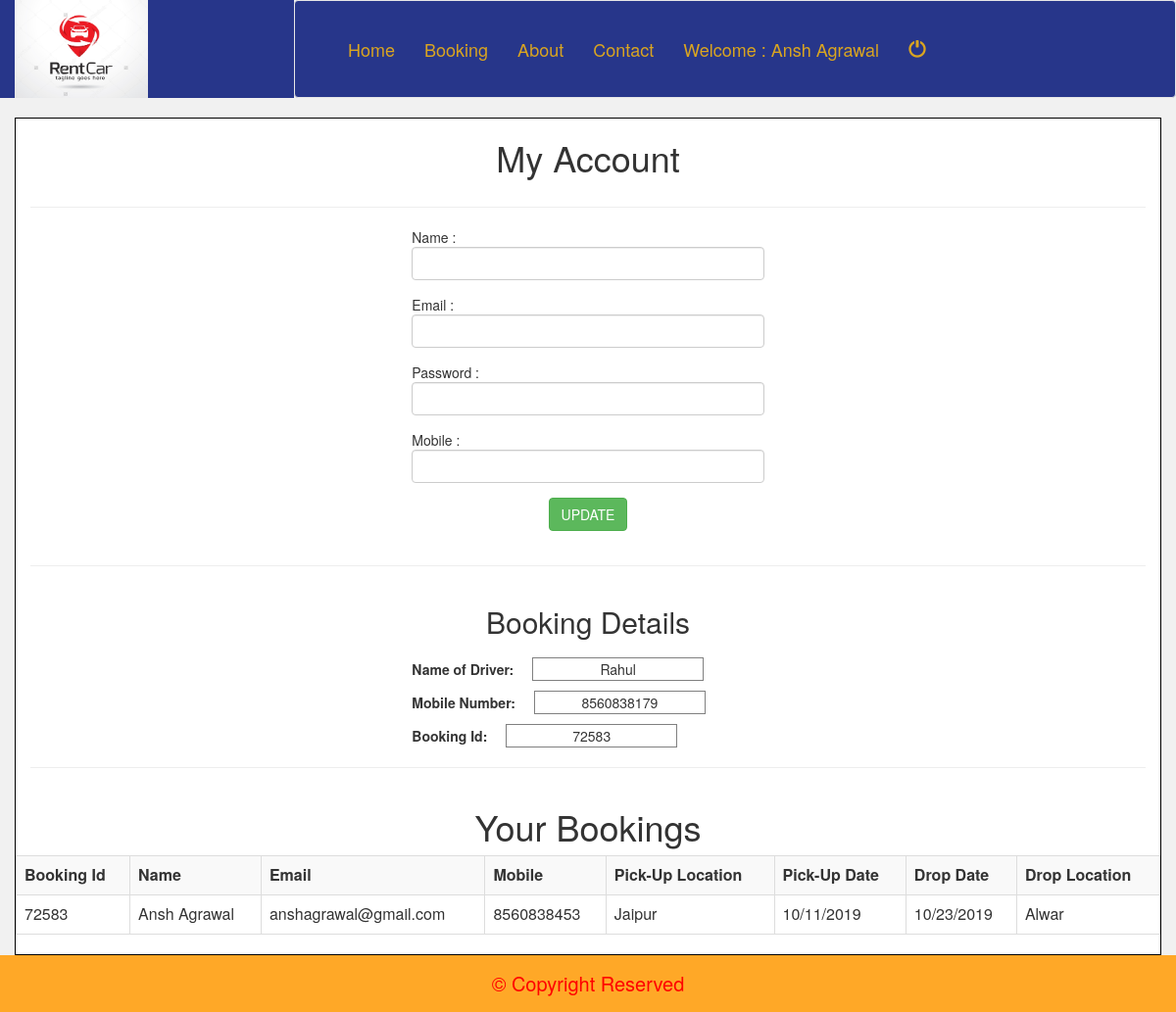
/user_profile.php (signed in), run on the app's committed database.
### tables this page shows
CREATE TABLE IF NOT EXISTS `userdetails` (
  `id` int(20) NOT NULL AUTO_INCREMENT,
  `name` varchar(255) NOT NULL,
  `email` varchar(255) NOT NULL,
  `mobile` bigint(15) NOT NULL,
  `password` varchar(255) NOT NULL,
  PRIMARY KEY (`id`)
);

CREATE TABLE IF NOT EXISTS `driver_details` (
  `id` int(10) NOT NULL AUTO_INCREMENT,
  `Name` varchar(20) NOT NULL,
  `Mobile` bigint(15) NOT NULL,
  PRIMARY KEY (`id`)
);

CREATE TABLE IF NOT EXISTS `user_journey` (
  `id` int(20) NOT NULL AUTO_INCREMENT,
  `booking_id` int(10) NOT NULL,
  `name` varchar(100) NOT NULL,
  `email` varchar(150) NOT NULL,
  `mobile` bigint(15) NOT NULL,
  `address` varchar(255) NOT NULL,
  `pick_date` varchar(20) NOT NULL,
  `drop_date` varchar(20) NOT NULL,
  `card_number` bigint(15) NOT NULL,
  `CVV` int(5) NOT NULL,
  `expire` date NOT NULL,
  `Drop_location` varchar(255) NOT NULL,
  PRIMARY KEY (`id`)
);

### user_profile.php (the view, shortened to what this page needs)
<?php
    include('header.php');
    include('connect.php');
$id = $_REQUEST['id'];
        $sql = "select * from userdetails where id = '$id'";
        $run = mysqli_query($conn, $sql);
        $data = mysqli_fetch_array($run);
    if(isset($_SESSION['user'])){
?>
<div class="container" style="background-color: white; border: 1px solid black;">
    <div class="row">
        <center><h1>My Account</h1></center>
    </div><hr>
    <div class="row">
           <div class="col-md-4">
            </div>
            <div class="col-md-4">
               <form action="" method="post">
                <div class="form-group">
                    <lable>Name : </lable>
                    <input type="text" class="form-control" value="<?php echo $data['name'];  ?>" name="name">
                </div>
                <div class="form-group">
                    <lable>Email : </lable>
                    <input type="email" class="form-control" value="<?php echo $data['email'];  ?>" name="email">
                </div>
                <div class="form-group">
                    <lable>Password : </lable>
                    <input type="text" class="form-control" value="<?php echo $data['password'];  ?>" name="password">
                </div>
                <div class="form-group">
                    <lable>Mobile : </lable>
                    <input type="number" class="form-control" value="<?php echo $data['mobile'];  ?>" name="mobile">
                </div>
                <div class="form-group">
                    <center><input type="submit" class="btn btn-success" value="UPDATE" name="update"></center>
                </div>
            </form></div>
            <div class="col-md-4"></div>
    </div><hr>
    <div class="row">
           <?php
            $driver_sql = "select * from driver_details";
            $driver_run = mysqli_query($conn, $driver_sql);
            $driver_data = mysqli_fetch_array($driver_run);
        ?><center><h2>Booking Details</h2></center>
           <div class="col-md-4">
        </div>
        <div class="col-md-4">
            <lable><b>Name of Driver:  </b><input id="driver" type="text" value="<?php echo $driver_data['Name']; ?>" readonly></lable><br>
            <lable><b>Mobile Number:  </b><input id="driver1" type="text" value="<?php echo $driver_data['Mobile']; ?>" readonly></lable><br>
            <?php
            $sql_fetch = "select * from user_journey where email = '".$_SESSION['user']."' AND card_number <> 0 order by id desc limit 1 ";
            $run_fetch = mysqli_query($conn, $sql_fetch);
            while($data_fetch = mysqli_fetch_array($run_fetch)){
        ?>
            <lable><b>Booking Id:  </b><input id="driver2" type="text" name="booking_id" value="<?php echo $data_fetch['booking_id']; ?>" readonly></lable>
        </div>
        <div class="col-md-4"></div>
    </div><hr>
    <div class="row">
        <center><h1>Your Bookings</h1></center>
        <table class="table table-bordered table-hover table-striped">
           <th>Booking Id</th>
            <th>
                Name
            </th><th>
                Email
            </th><th>
                Mobile
            </th><th>
                Pick-Up Location
            </th><th>
                Pick-Up Date
            </th><th>
                Drop Date
            </th>
            <th>Drop Location</th>
            <tr><td><?php echo $data_fetch['booking_id']; ?></td>
                <td><?php echo $data_fetch['name']; ?></td>
                <td><?php echo $data_fetch['email']; ?></td>
                <td><?php echo $data_fetch['mobile']; ?></td>
                <td><?php echo $data_fetch['address']; ?></td>
                <td><?php echo $data_fetch['pick_date']; ?></td>
                <td><?php echo $data_fetch['drop_date']; ?></td>
                <td><?php echo $data_fetch['Drop_location']; ?></td>
            </tr>
                <?php } ?>
        </table>
    </div>
</div>
<?php
    include('footer.php');
    }
else{
    echo "<script>
            alert('Please login First');
            window.location.href = 'UserDetails.php';
        </script>";
}
?>

### header.php (shortened to what this page needs)
  <html>
   <head>
     <link rel="stylesheet" href="https://use.fontawesome.com/releases/v5.8.2/css/all.css">
  <link rel="stylesheet" href="https://maxcdn.bootstrapcdn.com/bootstrap/3.3.7/css/bootstrap.min.css">
       <link rel="stylesheet" type="text/css" href="https://cdnjs.cloudflare.com/ajax/libs/animate.css/3.7.0/animate.min.css">
       <link rel="stylesheet" href="jquery-ui-1.12.1/jquery-ui.css">
       <link rel="stylesheet" href="jquery-ui-1.12.1/jquery-ui.structure.css">
       <link rel="stylesheet" href="jquery-ui-1.12.1/jquery-ui.theme.css">
<link rel="stylesheet" href="style.css">
   </head>
   <body>
        <div class="container-fluid">
           <div class="row">
               <div class="col-md-3 logo">
                   <img src="Images/logo.png" alt="" height="100px" >
               </div>
               <div class="col-md-9"  style="padding: 0px; border: none; outline: none;">
                   <nav class="navbar navbar-default navigation">
                           <div class="navbar-collapse collapse" id="navb">
                           <ul class="nav navbar-nav navbar-left lists">
                               <li><a href="index.php" >Home </a></li>
                               <li><a href="pickup_time.php">Booking</a></li>
                               <li><a href="about.php" >About</a></li>
                               <li><a href="#" >Contact</a></li>
                                <?php
                               if(isset($_SESSION['user']))
                               {
                                   include('connect.php');
                                   $sql = "select * from userdetails where email = '".$_SESSION['user']."'";
                                   $res = mysqli_query($conn, $sql);
                                   $data = mysqli_fetch_array($res);
                                   ?>
                                   <li><a href="user_profile.php?id=<?php echo $data['id']; ?>">Welcome : <?php echo $data['name']; ?></a></li>
                                    <li><a href="logout.php"><span class="glyphicon glyphicon-off" title="Logout"></span></a></li>
                                   <?php
                               }
                               else
                               {
                                   ?>
                                   <li><a href="UserDetails.php">Signup/login</a></li>
                                   <?php
                               }
                       ?>
                           </ul>
                       </div>
                   </nav>
               </div>
           </div>
       </div>

### footer.php (shortened to what this page needs)
        <div class="container-fluid footer" style="padding: 15px; font-size: 20px; color: red; background-color: #ffa827;">
            <center>&copy; Copyright Reserved</center>
        </div>
</body>
</html>

### style.css (style rules this page uses)
body { margin: 0px; padding: 0px; }
.navigation { background-color: #27368a; padding: 24px; }
.navigation .lists li a { color: goldenrod; font-size: 18px; }
.logo { background-color: #27368a; }

### user_profile.php (style rules this page uses)
body { background-color: #f1f1f1; }
.row #driver, #driver1, #driver2 { border: 1px solid gray; margin-left: 15px; margin-top: 10px; text-align: center; }

### data on the page
userdetails: name "Ansh Agrawal"
driver_details: Name "Rahul", Mobile "8560838179"
user_journey: booking_id "72583", booking "72583", name "Ansh Agrawal", email "anshagrawal@gmail.com", mobile "8560838453", address "Jaipur", pick_date "10/11/2019", drop_date "10/23/2019", Drop_location "Alwar"
